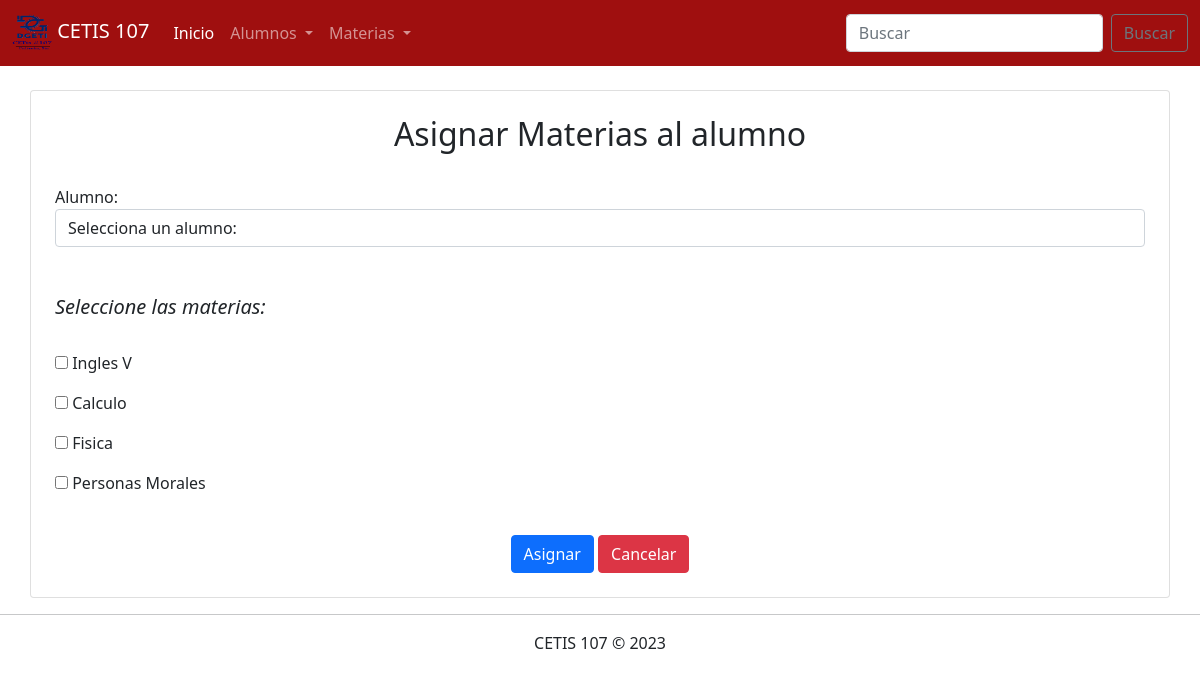
Page /Parcial3/AsignarMaterias.php on the earlier database version.
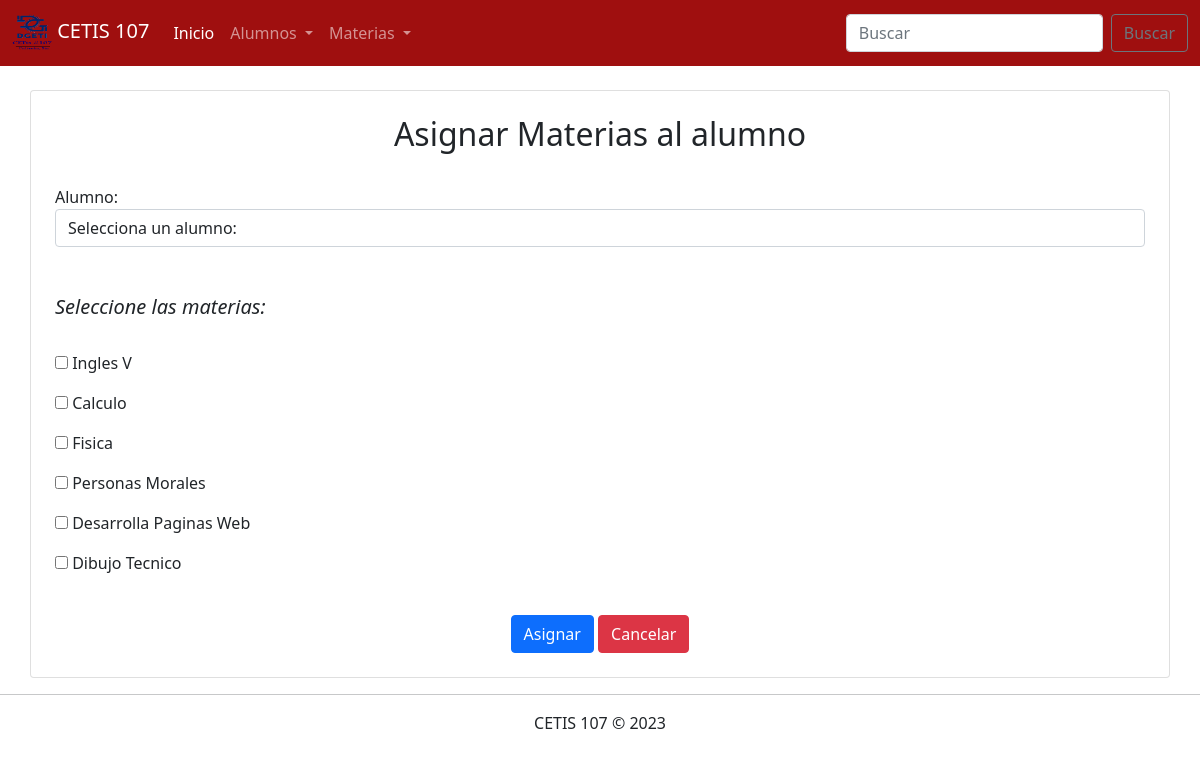
Same page on the later database version.
### tables this page shows
CREATE TABLE `materias` (
  `id` int(11) NOT NULL,
  `nombre` varchar(100) NOT NULL,
  `semestre` int(11) NOT NULL,
  `especialidad` varchar(50) NOT NULL
);

### Parcial3/AsignarMaterias.php (the view, shortened to what this page needs)
<!DOCTYPE html>
<html lang="en">
<head>
    <link rel="stylesheet" href="css/bootstrap.css">
</head>
<body>
    <?php
        include 'menu.php';
        include 'conexion.php';
        $sql_materias = "SELECT * FROM materias";
        $datos_materias = $conexion->query($sql_materias);
    ?>
    <div class="container"><br>
        <div class="row">
            <div class="col-12 card p-4">
            <center><h2>Asignar Materias al alumno</h2></center><br>
                <form action="GuardarAsignación.php" method="POST">
                    <label for="">Alumno:</label>
                    <select name="alumno" class="form-control">
                        <option value="">Selecciona un alumno:</option>
                    </select>
                    <br><br>
                <i><h5>Seleccione las materias:</h5></i><br>
                    <?php
                        if($datos_materias->num_rows > 0) {
                            while($registro = $datos_materias->fetch_assoc()){  ?>
                             <p><input type="checkbox" name="materias[]" value="<?php echo $registro["id"]; ?>"> <?php echo $registro["nombre"]; ?></p>
                        <?php } } ?>
                    <div><br>
                        <center><input type="submit" class="btn btn-primary" value="Asignar">
                        <a href="" class="btn btn-danger">Cancelar</a></center>
                    </div>
                </form>
            </div>
        </div>
    </div>
<footer class="text-center">
        <hr>
        CETIS 107 &copy; 2023
    </footer>
</body>
</html>

Differences in the rows shown:
added materias: nombre "Desarrolla Paginas Web"
added materias: nombre "Dibujo Tecnico"
